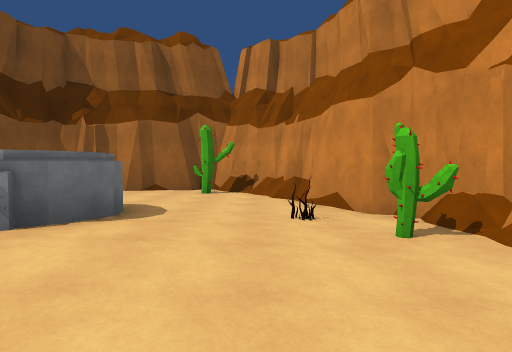
view 1 (above)

24 first-person views from a walk through a scene from a Unity 3-D project. The camera is 1.3 m above the floor, tilts 2° down and sees 80° across. The floor is counted in squares, 2 m on a side. Each view is taken from the middle of a square. On the plan, view 1 faces up. The plan holds only what a view shows up to about 10 squares ahead; the rest is blank. The place goes on beyond the plan. The player is left out. Some surface patterns are stand-ins.

view 2
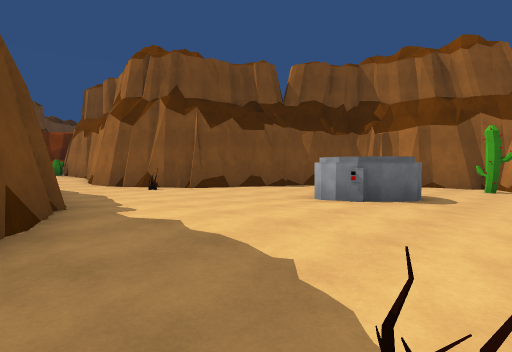

view 3
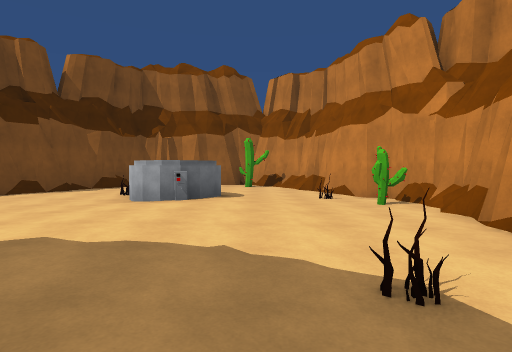

view 4
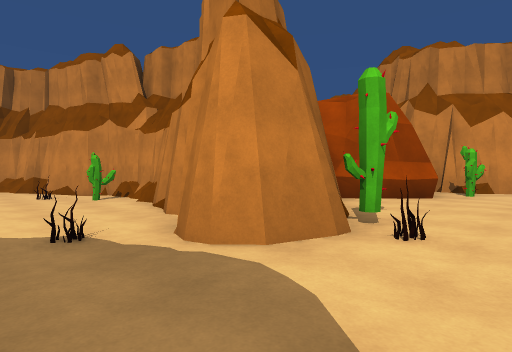

view 5
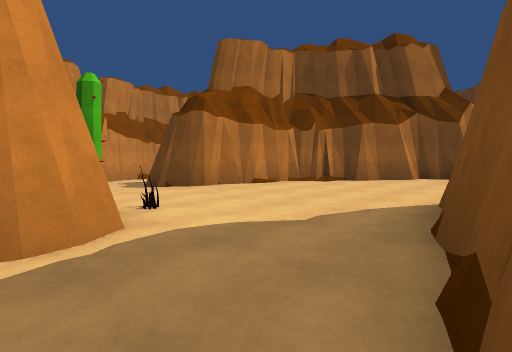

view 6
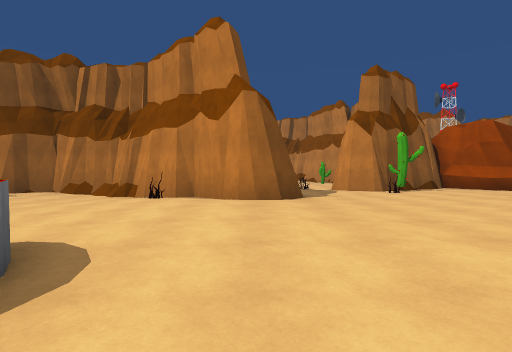

view 7
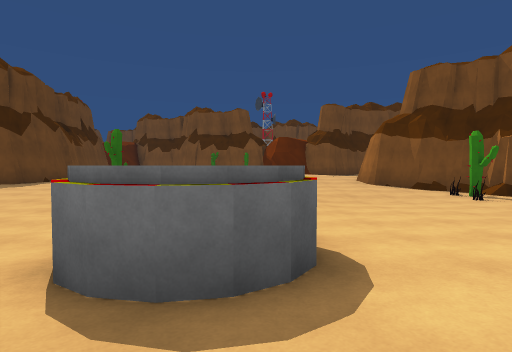

view 8
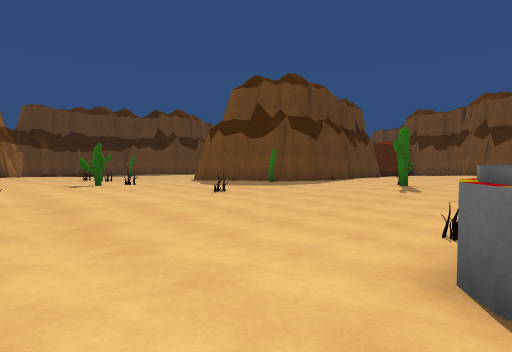

view 9
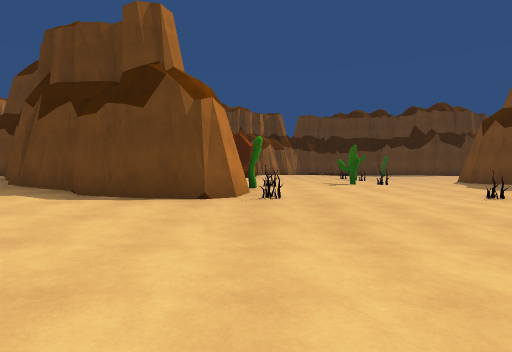

view 10
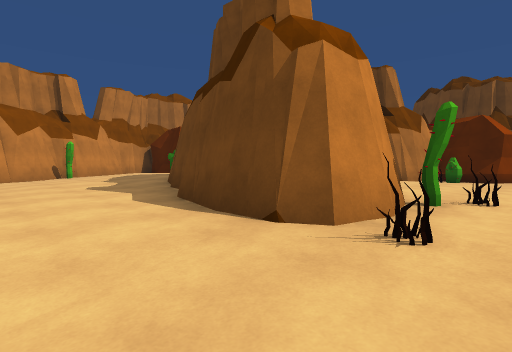

view 11
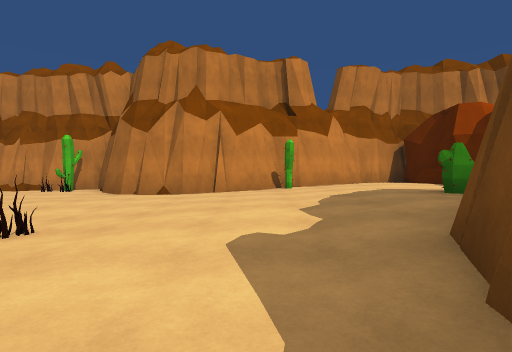

view 12
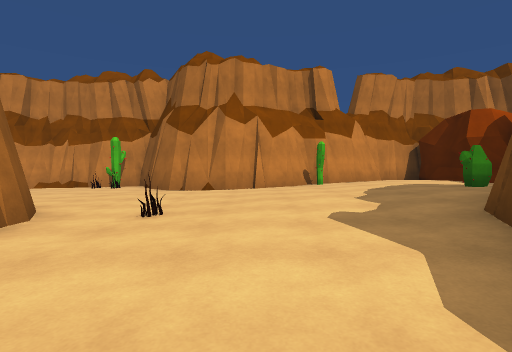

view 13
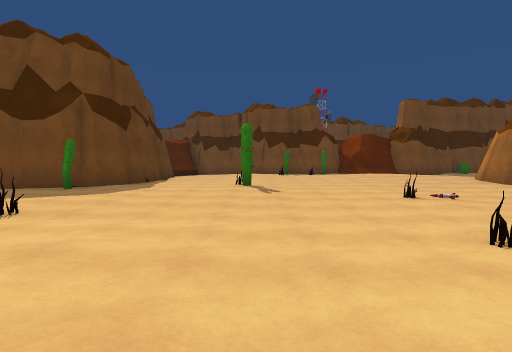

view 14
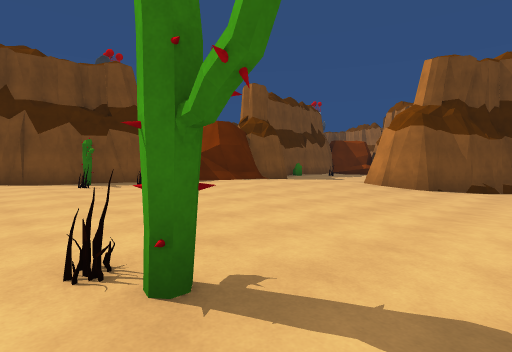

view 15
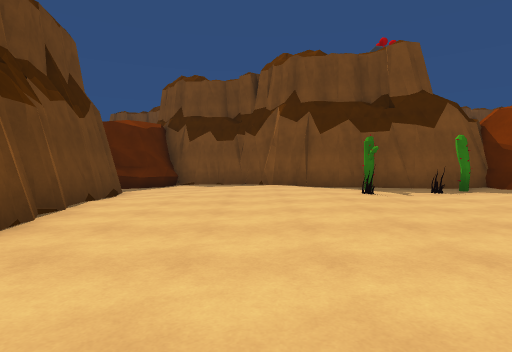

view 16
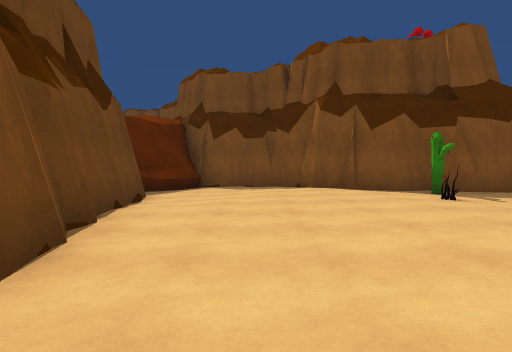

view 17
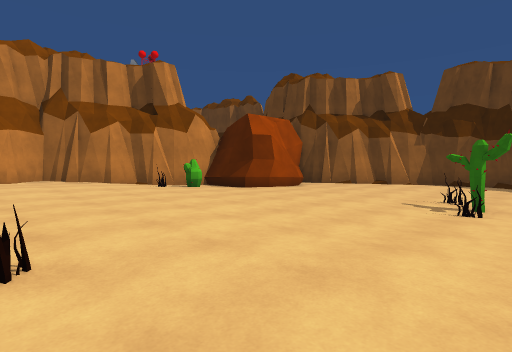

view 18
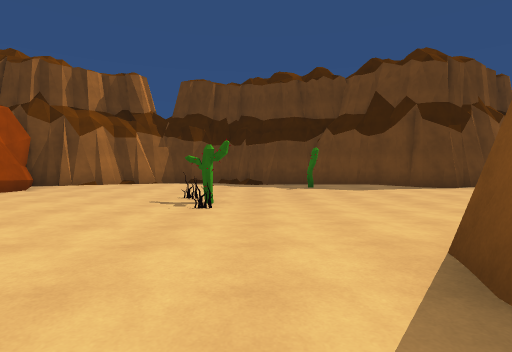

view 19
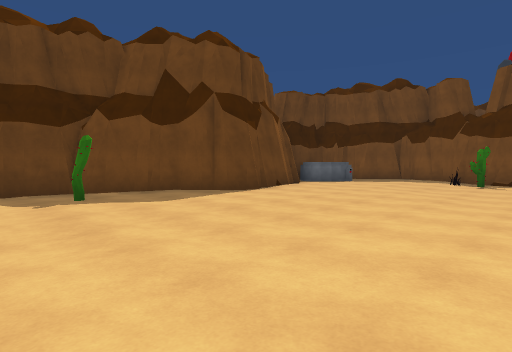

view 20
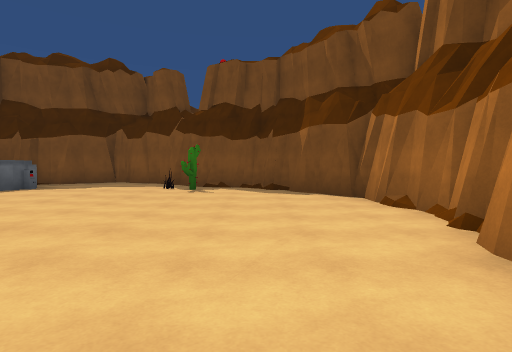

view 21
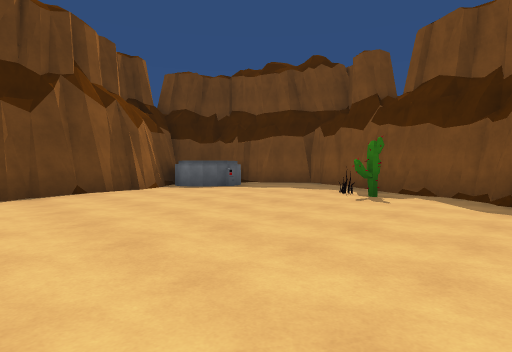

view 22
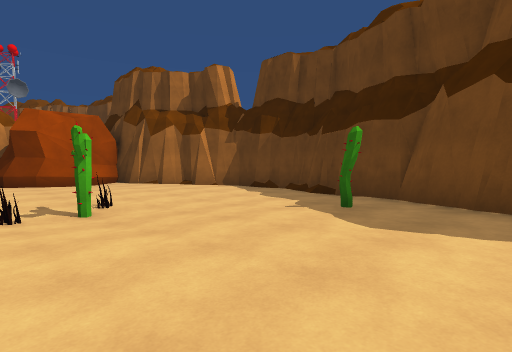

view 23
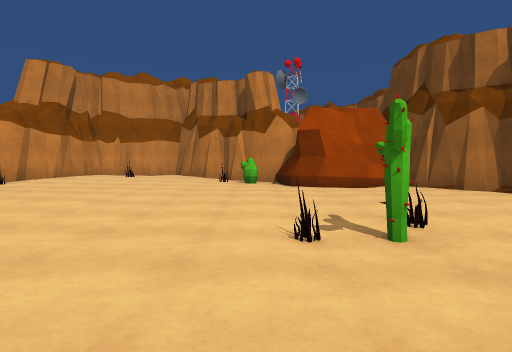

view 24
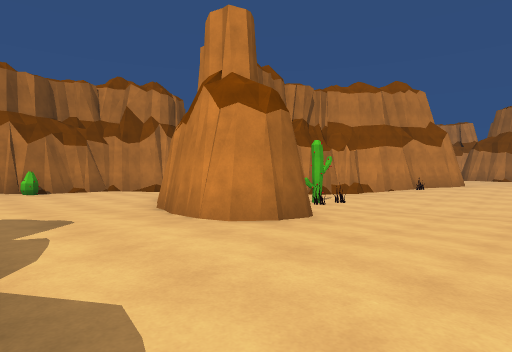

### Floor plan
Key: @ floor where view 1 was taken; # wall or solid block; . main floor; : floor 0.25 m higher than the main floor; - floor 0.25 m lower than the main floor; + floor 0.5 m higher than the main floor; _ floor 0.5 m lower than the main floor; * floor 0.75 m higher than the main floor; < floor 0.75 m lower than the main floor; / step, stairs or slope; C cactus; O other object.
Columns run from 23 left of view 1 to 11 right of it. Each row starts with its distance up from view 1.
  9                     ####
  8                   ###_C##
  7                  ## ___<##
  6                 ##_ ___</#
  5                 #__O____<##
  4                ##___OO__O<#
  3               ##____O___<C#
  2        ##   ###O_________/#
  1        .C-  /____________##
  0        ..--  /_________@_#
 -1        ..--       #____O_#  ##
 -2        ...-       ###___### _##
 -3        ...#  ####   ##__##C--_###
 -4        ..#####-/###  #---O----_C#
 -5       ::.###/C-___####/-------_
 -6       :::###-OO-_--O##/----/##-
 -7       /::##--___---..#.---.##
 -8       ::://--/__---........#
 -9      #/+://---_----.......##     -#
-10     ##/::...-------......##    .-O#
-11    ##::::...------OO....##    ...C#
-12    #CO:::.....O---OO...##   /....O#
-13    #C::::.....---O--../   ##..../##
-14   ##:O:::.....------.../ .....:.##
-15  ##/:::::..OC..-----../.:::O:::.#
-16 ##::::::........-..///..::::::::#
-17 #/..::..........-..::O//::::+:::##
-18 #...............O..::C####+++++:C#
-19 ##..../#####........:O## ##/+++++#
-20  #-### ##  ##C.....:::+#    *C+++##
-21  #   #####  ##...OC:::++    #+++++#
-22     ##...##  #....:::::+:#   ######
-23    ##....... #......:::::#
-24    #................:::::#
-25   ##O.................:O##
-26   #.C...........C.....C:#
-27   #.:..........-O-....###
-28   #::..........-O....##
-29   #............--....##
-30   #.OO..###..C......./#
-31   ##OO### ###.......###
-32      ##     ##.....##
-33              #######

Where each view was taken, in squares from view 1:
view 1: 0 up, 0 right, facing up
view 2: 2 down, 0 right, facing up-left
view 3: 3 down, 1 left, facing up
view 4: 5 down, 1 left, facing up-right
view 5: 2 down, 2 left, facing down-right
view 6: 13 down, 2 left, facing up
view 7: 11 down, 2 left, facing left
view 8: 12 down, 2 left, facing down-left
view 9: 12 down, 2 left, facing down
view 10: 15 down, 3 left, facing down-right
view 11: 17 down, 1 right, facing right
view 12: 16 down, 0 right, facing right
view 13: 15 down, 3 left, facing left
view 14: 16 down, 10 left, facing up-left
view 15: 16 down, 12 left, facing left
view 16: 17 down, 13 left, facing left
view 17: 21 down, 8 left, facing down-right
view 18: 21 down, 8 left, facing down
view 19: 24 down, 8 left, facing down-left
view 20: 24 down, 11 left, facing left
view 21: 23 down, 13 left, facing down-left
view 22: 26 down, 12 left, facing down-right
view 23: 26 down, 10 left, facing right
view 24: 10 down, 17 left, facing up-right
